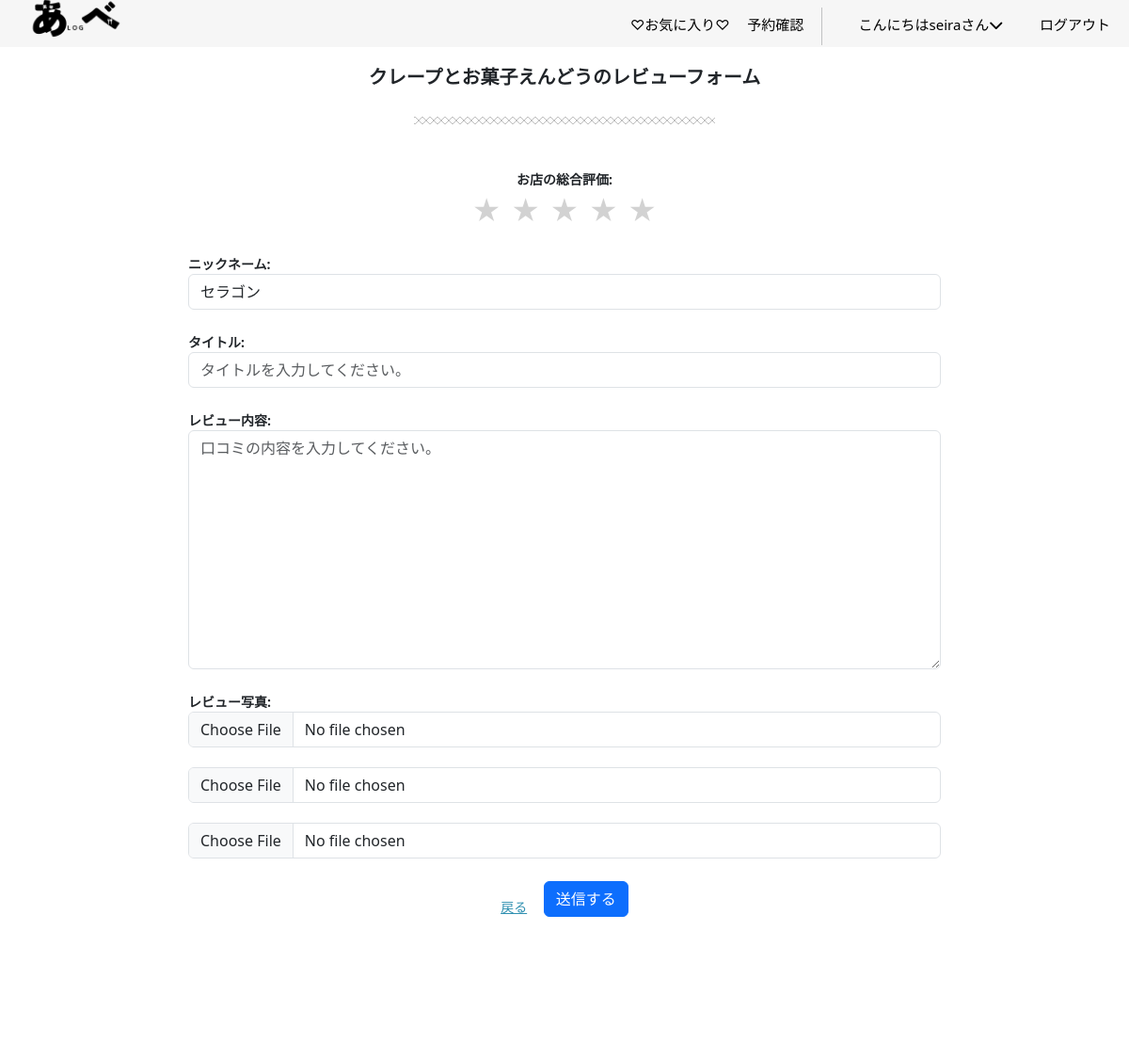
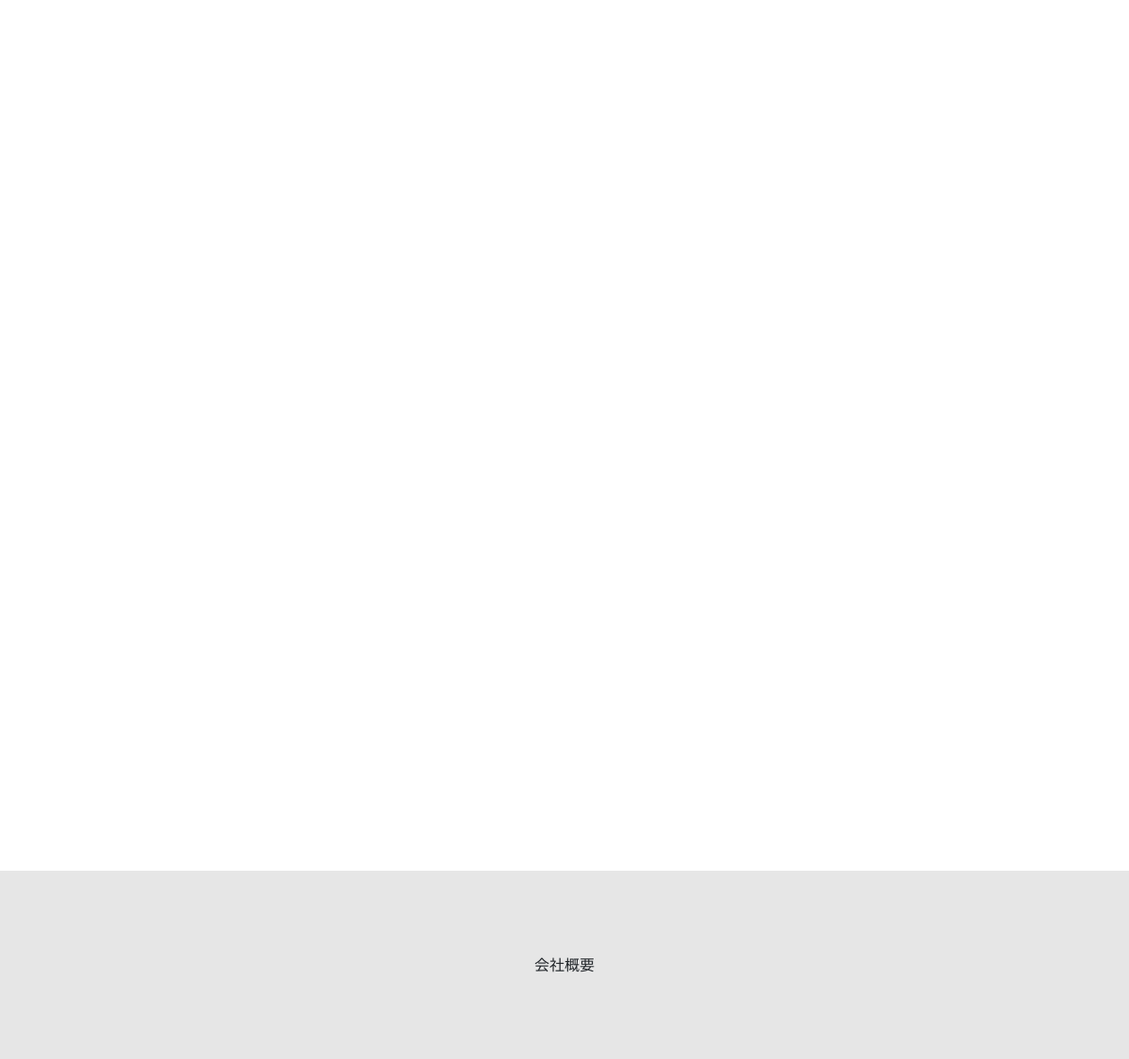
The page /review/14/ (signed in) on the database its author committed (2 pictures, top to bottom).
### accounts/models.py (models this page shows)
class CustomUser(AbstractUser):
    email =models.EmailField(verbose_name='メールアドレス', unique=True, blank=False, null=False, default='') #unique:そのフィールドに保存される値がデータベース内で一意である必要がある(重複を許さない)
    full_name = models.CharField(verbose_name='名前', max_length=30, blank=False, null=False, default='')
    furigana = models.CharField(validators=[katakana_regex], verbose_name='フリガナ*スペースなし', max_length=30, blank=False, null=False, default='')
    handle = models.CharField(verbose_name='ニックネーム',max_length=50,default='',blank=False, null=False)
    postal_code = models.CharField(validators=[postal_code_regex], max_length=7, verbose_name='郵便番号*ハイフンなし', blank=False, null=False, default='')
    address = models.CharField(verbose_name='住所',max_length=50,blank=False, null=False, default='')
    phone_number = models.CharField(verbose_name='電話番号（例: 090-1234-5678）', max_length=20, validators=[phone_number_regex],blank=False, null=False, default='')
    class Meta:
        verbose_name_plural = 'CustomUser'

### gourmet/models.py (models this page shows)
class StoreInfo(models.Model):
    user = models.ForeignKey(CustomUser, verbose_name='ユーザー',on_delete=models.PROTECT)
    store_name = models.CharField(verbose_name='店舗名',max_length=40)
    category = models.ForeignKey(Category,verbose_name='ジャンル',on_delete=models.CASCADE)
    store_detail = models.TextField(verbose_name='店舗詳細',blank=True, null=True)
    store_address = models.TextField(verbose_name='店舗住所',blank=True,null=True)
    photo1 = models.ImageField(verbose_name='写真1',blank=True,default='noImage.png')
    photo2 = models.ImageField(verbose_name='写真2',blank=True,default='noImage.png')
    photo3 = models.ImageField(verbose_name='写真3',blank=True,default='noImage.png')
    create_at = models.DateTimeField(verbose_name='作成日時',auto_now_add=True)
    updated_at = models.DateTimeField(verbose_name='更新日時',auto_now=True)
    class Meta:
        verbose_name_plural = 'StoreInfo'
    def __str__(self):
        return self.store_name

### gourmet/views.py (the view)
# urls.py: path('review/<int:store_id>/',views.submit_review,name='review_form'),
@login_required
def submit_review(request,store_id):
    store = get_object_or_404(StoreInfo, pk=store_id) #get_object_or_404(モデル, *フィルター条件)
    reviews = Review.objects.filter(store_name=store)
    if not request.user.handle:
        messages.error(request, 'レビューを投稿するには、ニックネームを登録してください。')
        return redirect('gourmet:profile')
    initial_data = {
        'handle': request.user.handle
    }
    if request.method == 'POST':
        form = ReviewForm(request.POST,request.FILES) #request.FILESがないと画像保存できない。
        if form.is_valid():
            review = form.save(commit=False) #フォームを一時保存
            review.store_name = store #外部キーであるstore_nameの値を取得
            review.user = request.user # 現在のログインユーザー(外部キー)sを設定
            review.save() #フォームを保存してモデルをDBに反映
            messages.success(request,'レビューのご協力ありがとうございました。')
            return redirect('gourmet:detail',pk=store.id )
    else:
        form = ReviewForm(initial=initial_data) #フォームの初期化
    return render(request, 'review_form.html',{'form':form,'store': store})

### gourmet/context_processors.py (called while the page is built)
def member_status(request):
    if request.user.is_authenticated:
        from gourmet.models import Member
        is_member = Member.objects.filter(user=request.user).exists()
        return {'is_member': is_member}
    return {'is_member': False}

### gourmet/templates/review_form.html (shortened to what this page needs)
{% extends 'base.html' %}
{% load static %}
{% block contents %}
<div class="a_detail">
    <div class="store-h1">
        <h1>{{ store }}のレビューフォーム</h1>
    </div>
    <hr class="hr1 mb-5">
    <form method="post" enctype="multipart/form-data">
        <div class="star_row">
            <div class="stars">
                <p class="mt-4 mb-0 fw-bold">お店の総合評価:</p>
                <span>
                    <input id="star5" type="radio" name="score" value="5" class="star-rating"><label for="star5">★</label>
                    <input id="star4" type="radio" name="score" value="4" class="star-rating"><label for="star4">★</label>
                    <input id="star3" type="radio" name="score" value="3" class="star-rating"><label for="star3">★</label>
                    <input id="star2" type="radio" name="score" value="2" class="star-rating"><label for="star2">★</label>
                    <input id="star1" type="radio" name="score" value="1" class="star-rating"><label for="star1">★</label>
                </span>
            </div>
        </div>
        <p class="mt-4 mb-0 text-start fw-bold">ニックネーム:</p>
        {{ form.handle }}
        <p class="mt-4 mb-0 text-start fw-bold">タイトル:</p>
        {{ form.title }}
        <p class="mt-4 mb-0 text-start fw-bold">レビュー内容:</p>
        {{ form.content }}
        <p class="mt-4 mb-0 text-start fw-bold">レビュー写真:</p>
        {{form.review_photo1}}
        <br>
        {{form.review_photo2}}
        <br>
        {{form.review_photo3}}
        <div>
            <a style="vertical-align: bottom; margin-right: 14px;color: rgb(47, 144, 177); text-decoration: underline !important;" href="{% url 'gourmet:detail' store.id %}">戻る</a>
            <button type="submit" class="btn btn-primary mt-4">送信する</button>
        </div>
    </form>
</div>
{% endblock %}

### gourmet/templates/base.html (shortened to what this page needs)
{% load static %}
<!DOCTYPE html>
<html lang="ja">
<head>
    <link rel="stylesheet" type="text/css" href="{% static 'css/mystyle.css' %}">
    <link href="https://cdn.jsdelivr.net/npm/bootstrap@5.3.0-alpha3/dist/css/bootstrap.min.css" rel="stylesheet">
    <link rel="stylesheet" type="text/css" href="https://unpkg.com/swiper@8/swiper.min.css">
    <link href="https://cdn.jsdelivr.net/npm/bootstrap-icons/font/bootstrap-icons.css" rel="stylesheet">
    <link rel="stylesheet" href="https://cdn.jsdelivr.net/npm/destyle.css@3.0.2/destyle.min.css">
</head>
<body>
    <div>
        <header class="header">
            <div class="header__inner">
              <h1 class="header__title header-title">
                <a href="{% url 'gourmet:top'%}">
                  <img src="{% static 'images/abelog_logo.png' %}" alt="ロゴ画像">
                </a>
              </h1>
              <nav class="header__nav nav" id="js-nav">
                <ul class="nav__items nav-items">
                  {% if user.is_authenticated %}
                    <li class="nav-items__item nav-active {% block active-effe %}{% endblock %}"><a href="{% url 'gourmet:like_list'%}">♡お気に入り♡</a></li>
                    <li class="nav-items__item nav-active {% block active-effe2 %}{% endblock %}"><a href="{%url 'gourmet:reserve_list'%}">予約確認</a></li>
                    <li class="nav-items__item" id="menu__item">
                      <a href="{% url 'gourmet:profile' %}" class="menu__link nav-active {% block active-effe3 %}{% endblock %}">こんにちは{{ user.username }}さん<i class="fa-solid fa-chevron-down"></i></a>
                    </li>
                    <li class="nav-items__item"><a href="{% url 'account_logout'%}">ログアウト</a></li>
                  {% endif %}
                  </ul>
              </nav>
            </div>
      </header>
        <main>
          <div class="main">
            {% block contents %}{% endblock %}
          </div>
        </main>
        <footer class="footer">
          <div>
            会社概要
          </div>
        </footer>
      </div>
</body>
</html>

### static/css/mystyle.css (style rules this page uses)
a { text-decoration: none !important; }
ul, li { list-style: none; }
main { background-color: #FFF; height: 2000px; width: 100%; position: relative; margin-top: 50px; }
.footer { background-color: #e6e6e6; height: 200px; display: flex; }
.footer div { margin: auto; }
.header { background-color: #f6f6f6; width: 100%; height: 50px; position: fixed; top: 0; left: 0; right: 0; z-index: 999; }
.header__inner { padding: 0 20px; display: flex; align-items: center; justify-content: space-between; height: inherit; position: relative; }
.header__title { width: 100px; height: auto; }
@media screen and (min-width: 960px) { .header__title { width: 120px; } }
.header__title img { display: block; width: 100%; height: 100%; }
.header__nav { position: absolute; right: 0; left: 0; top: 0; width: 100%; height: 100vh; transform: translateX(100%); background-color: #fff; transition: ease .4s; }
@media screen and (min-width: 960px) { .header__nav { position: static; transform: initial; background-color: inherit; height: inherit; display: flex; justify-content: end; width: 50%; } }
@media screen and (min-width: 960px) { .nav__items { width: 100%; display: flex; align-items: center; height: initial; justify-content: space-between; } }
.nav-items { padding-top: 250px; padding-bottom: 200px; padding-left: 70px; }
@media screen and (min-width: 960px) { .nav-items { padding-top: inherit; padding-bottom: inherit; } }
.nav-items__item a { color: black; width: 100%; display: block; text-align: left; font-size: 15px; margin-bottom: 20px; }
@media screen and (min-width: 960px) { .nav-items__item a { margin-bottom: 0; margin-top: 5px; } }
.nav-items__item:last-child a { margin-bottom: 0; }
:root { --easing: cubic-bezier(.2, 1, .2, 1); --transition: .8s var(--easing); --color-base: #f8f8f8; --color-gray: #ddd; --color-theme: #f5695f; --color-theme-darken: #f12617; --box-shadow: .8rem .8rem 1.2rem rgba(0, 0, 0, .05), -.8rem -.8rem 1.2rem #fff; --box-shadow-hover: 1rem 1rem 1.5rem rgba(0, 0, 0, .08), -1rem -1rem 1.5rem #fff; --box-shadow-inset: inset .8rem .8rem 1.2rem rgba(0, 0, 0, .05), inset -.8rem -.8rem 1.2rem #fff; --box-shadow-dark: .8rem .8rem 1.2rem rgba(0, 0, 0, .1), -.8rem -.8rem 1.2rem rgba(#fff,.2); }
html { font-size: 100%; line-height: 1.8; height: 100%; word-break: break-word; color: #333; background-color: var(--color-base); -webkit-appearance: none; -webkit-tap-highlight-color: transparent; }
body { font-size: 2rem; margin-top: 30px auto; margin-bottom: 0; }
*, *::before, *::after { -webkit-box-sizing: border-box; box-sizing: border-box; }
h1, h2, h3, h4, h5, h6 { font-size: 1.6rem; margin: 0; padding: 0; }
main { display: block; }
.a_detail { text-align: center; }
.store-h1 { padding-top: 20px; margin-top: 30px; margin-bottom: 30px; }
@media screen and (min-width: 960px) { .a_detail { padding:0 200px !important; } }
.a_detail { font-size: 14px; padding:0 30px }
.a_detail h1 { font-size: 20px; font-weight: bold; }
.hr1 { position: relative; overflow: visible; text-align: center; border-width: 0; height: 8px; background-image: repeating-linear-gradient(45deg, black 0, black 1px, transparent 0, transparent 50%), repeating-linear-gradient(135deg, black 0, black 1px, transparent 0, transparent 50%); background-size: 8px 8px; width: 40%; margin: 0 auto; }
.star_row .stars span { display: flex; flex-direction: row-reverse !important; justify-content: center; }
.a_detail .stars label { color: #D2D2D2; font-size: 30px; padding: 0 5px; cursor: pointer; }
.menu__link { display: block; padding: 10px 20px; position: relative; }
.nav-items__item { -webkit-transition: all 0.5s ease-out; transition: all 0.5s ease-out; }

### rows shown on the page
CustomUser: username "seira", handle "セラゴン"
StoreInfo: store_name "クレープとお菓子えんどう"
